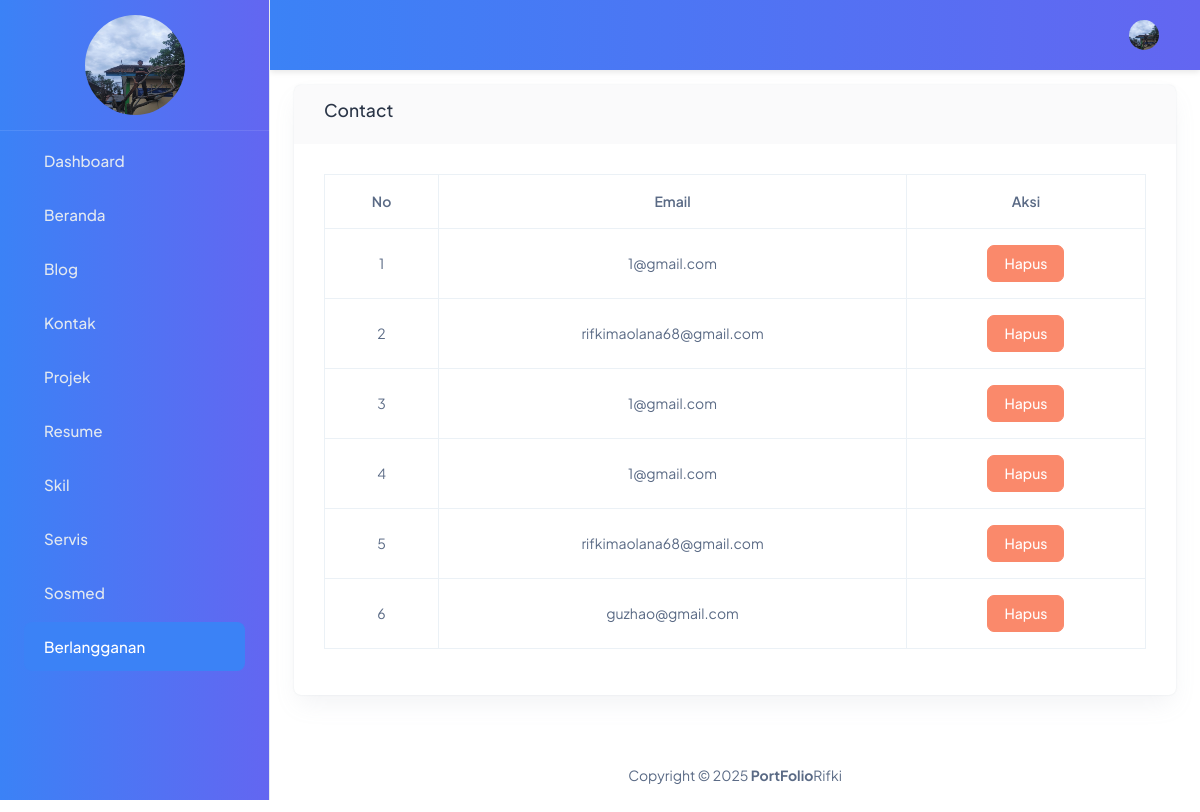
Page /backend/pages/buletin/index.php on the committed database.
### tables this page shows
CREATE TABLE `abouts` (
  `id` bigint NOT NULL,
  `name` varchar(250) NOT NULL,
  `image` varchar(250) NOT NULL,
  `born` date NOT NULL,
  `zip_code` int NOT NULL,
  `email` varchar(250) NOT NULL,
  `phone` varchar(250) NOT NULL,
  `total_project` int NOT NULL,
  `work` varchar(250) NOT NULL,
  `address` varchar(250) NOT NULL,
  `description` text NOT NULL
);

CREATE TABLE `newsletters` (
  `id` bigint NOT NULL,
  `email` varchar(250) NOT NULL,
  `created` timestamp NOT NULL DEFAULT CURRENT_TIMESTAMP
);

### backend/pages/buletin/index.php (the view, shortened to what this page needs)
<?php
    include '../../partials/header.php';
    include '../../partials/sidebar.php';
    include '../../partials/navbar.php';
    $newsletters = "SELECT * FROM newsletters";
    $result = mysqli_query($connect, $newsletters) or die(mysqli_error($connect));
?>
 <div class="row">
    <div class="col-12">
        <div class="card">
            <div class="card-header d-flex align-items-center justify-content-between">
                <h5 class="text-capitalize">Contact</h5>
            </div>
            <div class="card-body">
                <div class="tabel-responsive">
                    <table class="table table-bordered">
                        <thead>
                            <tr class="text-capitalize text-center">
                                <th>no</th>
                                <th>email</th>
                                <th>Aksi</th>
                            </tr>
                        </thead>
                        <tbody>
                            <?php
                            $no =1;
                            while($item =$result->fetch_object()):
                                ?>
                                <tr class="align-middle text-center">
                                    <td><?= $no?></td>
                                    <td><?= $item->email?></td>
                                  <td>
                                        <a href="../../actions/buletin/destroy.php?id=<?= $item->id?>" class="btn btn-danger" onclick="return confirm('Apakah anda yakin')">Hapus</a>
                                    </td>
                                </tr>
                                <?php
                                $no++;
                                endwhile;
                                ?>
                        </tbody>
                    </table>
                </div>
            </div>
        </div>
    </div>
 </div>
<?php
    include '../../partials/footer.php';
?>

### backend/partials/sidebar.php (shortened to what this page needs)
<?php
$abouts = "SELECT * FROM abouts LIMIT 1";
$result = mysqli_query($connect, $abouts) or die(mysqli_error($connect));
?>
<body>
  <div class="body-wrapper" id="main-wrapper" data-layout="vertical" data-navbarbg="skin6" data-sidebartype="full"
    data-sidebar-position="fixed" data-header-position="fixed">
    <aside class="left-sidebar">
      <div>
        <div class="brand-logo  align-items-center justify-content-between">
          <a href="./index.php" class="text-nowrap logo-img">
            <?php
            while ($item = $result->fetch_object()):
            ?>
              <tr>
                <td>
                  <img src="../../../storages/about/<?= $item->image ?>" alt="Gambar" width="100" height="100" class="d-block mx-auto rounded-circle">
                </td>
              </tr>
            <?php
            endwhile;
            ?>
          </a>
        </div>
        <nav class="sidebar-nav scroll-sidebar text-capitalize" data-simplebar="">
          <ul id="sidebarnav">
            <li class="sidebar-item">
              <a class="sidebar-link" href="../dashboard/index.php" aria-expanded="false">
                <span class="hide-menu">Dashboard</span>
              </a>
            </li>
            <li class="sidebar-item">
              <a class="sidebar-link" href="../about/index.php" aria-expanded="false">
                <span class="hide-menu">Beranda</span>
              </a>
            </li>
            <li class="sidebar-item">
              <a class="sidebar-link" href="../Blog/index.php" aria-expanded="false">
                <span class="hide-menu">Blog</span>
              </a>
            </li>
            <li class="sidebar-item">
              <a class="sidebar-link" href="../contact/index.php" aria-expanded="false">
                <span class="hide-menu">Kontak</span>
              </a>
            </li>
            <li class="sidebar-item">
              <a class="sidebar-link" href="../project/index.php" aria-expanded="false">
                <span class="hide-menu">Projek</span>
              </a>
            </li>
            <li class="sidebar-item">
              <a class="sidebar-link" href="../resume/index.php" aria-expanded="false">
                <span class="hide-menu">Resume</span>
              </a>
            </li>
            <li class="sidebar-item">
              <a class="sidebar-link" href="../skill/index.php" aria-expanded="false">
                <span class="hide-menu">Skil</span>
              </a>
            </li>
            <li class="sidebar-item">
              <a class="sidebar-link" href="../service/index.php" aria-expanded="false">
                <span class="hide-menu">Servis</span>
              </a>
            </li>
            <li class="sidebar-item">
              <a class="sidebar-link" href="../socmed/index.php" aria-expanded="false">
                <span class="hide-menu">Sosmed</span>
              </a>
            </li>
            <li class="sidebar-item">
              <a class="sidebar-link" href="../buletin/index.php" aria-expanded="false">
                <span class="hide-menu">Berlangganan</span>
              </a>
            </li>
          </ul>
        </nav>
      </div>
    </aside>

### backend/partials/navbar.php (shortened to what this page needs)
<?php
    $abouts = "SELECT * FROM abouts LIMIT 1";
    $result = mysqli_query($connect, $abouts) or die(mysqli_error($connect));
?>
<div class="body-wrapper">
    <header class="app-header" style="background: linear-gradient(to right, #3b82f6, #6366f1); box-shadow: 0 2px 6px rgba(0, 0, 0, 0.1);">
        <nav class="navbar navbar-expand-lg">
            <div class="navbar-collapse justify-content-end px-0" id="navbarNav">
                <ul class="navbar-nav flex-row ms-auto align-items-center justify-content-end">
                    <li class="nav-item dropdown">
                        <a class="nav-link nav-icon-hover" href="javascript:void(0)" id="drop2"
                            data-bs-toggle="dropdown" aria-expanded="false">
                            <?php
                            while($item =$result->fetch_object()):
                                ?>
                                <tr>
                                    <td>
                                        <img src="../../../storages/about/<?= $item->image?>" alt="Gambar" width="30" height="30" class="rounded-circle">
                                    </td>
                                </tr>
                                <?php
                                endwhile;
                                ?>
                        </a>
                    </li>
                </ul>
            </div>
        </nav>
    </header>
    <div class="container-fluid">

### backend/partials/sidebar.php (style rules this page uses)
.left-sidebar { background: linear-gradient(to right, #3b82f6, #6366f1) !important; box-shadow: 0 0 15px rgba(0, 0, 0, 0); transition: all 0.3s ease; height: 100vh; overflow-y: auto; }
.brand-logo { padding: 15px 20px; border-bottom: 1px solid rgba(255, 255, 255, 0.1); }
.logo-img img { transition: transform 0.3s; }
.sidebar-nav { padding: 10px 0; }
.sidebar-item { margin: 5px 0; }
.sidebar-link { color: #e2e8f0 !important; padding: 12px 20px !important; border-radius: 8px !important; transition: all 0.3s ease; display: flex; align-items: center; }
.sidebar-link.active { background: #3b82f6 !important; color: white !important; }
.hide-menu { font-size: 0.95rem; font-weight: 500; }
.scroll-sidebar { scrollbar-width: thin; scrollbar-color: #3b82f6 transparent; }

### rows in the picture
abouts: image (picture)
newsletters: email "1@gmail.com"
newsletters: email "rifkimaolana68@gmail.com"
newsletters: email "1@gmail.com"
newsletters: email "1@gmail.com"
newsletters: email "rifkimaolana68@gmail.com"
newsletters: email "guzhao@gmail.com"
